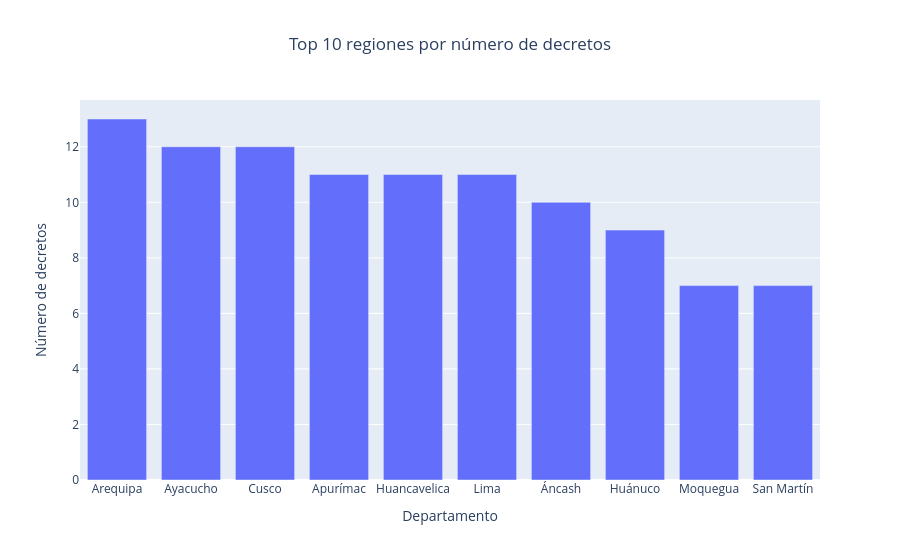

The notebook cell saved with this chart:
### Markdown cell above
### Gráficos de barra

### Code cell
data["decretos"] = data["declaratorias"] + data["prorrogas"]

top_decretos = data.sort_values("decretos", ascending = False)

barra_1 = px.bar(
    top_decretos.head(10),
    x = "departamento",
    y = "decretos",
    title = "Top 10 regiones por número de decretos",
    labels = {
        "departamento" : "Departamento",
        "decretos" : "Número de decretos"
    }
)

barra_1 = barra_1.update_layout(title_x=0.5, title_xanchor="center")

barra_1

### Figure 1 — Plotly figure (JSON) as saved in the notebook; plotly's stock layout.template omitted (floating-point values rounded to 4 significant figures)
{"data": [{"hovertemplate": "Departamento=%{x}<br>Número de decretos=%{y}<extra></extra>", "legendgroup": "", "marker": {"color": "#636efa", "pattern": {"shape": ""}}, "name": "", "orientation": "v", "showlegend": false, "textposition": "auto", "type": "bar", "x": ["Arequipa", "Ayacucho", "Cusco", "Apurímac", "Huancavelica", "Lima", "Áncash", "Huánuco", "Moquegua", "San Martín"], "xaxis": "x", "y": [13, 12, 12, 11, 11, 11, 10, 9, 7, 7], "yaxis": "y"}], "layout": {"barmode": "relative", "legend": {"tracegroupgap": 0}, "title": {"text": "Top 10 regiones por número de decretos", "x": 0.5, "xanchor": "center"}, "xaxis": {"anchor": "y", "domain": [0, 1], "title": {"text": "Departamento"}}, "yaxis": {"anchor": "x", "domain": [0, 1], "title": {"text": "Número de decretos"}}}}
